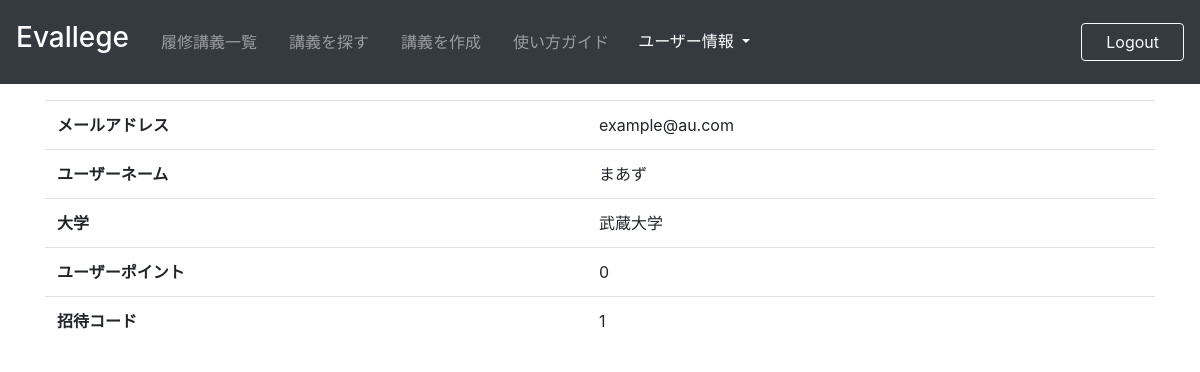
The app's page /user_detail/6/ (signed in) with its own data.
### register/models.py (models this page shows, shortened)
class User(AbstractBaseUser, PermissionsMixin):
    email = models.EmailField(_('email address'), unique=True)
    user_name = models.CharField(_('ユーザーネーム'), max_length=150, blank=False)
    college_name = models.ForeignKey(
                    College, verbose_name='大学名',
                    on_delete=models.PROTECT,blank=False
               )
    lecture_list = models.ManyToManyField(Lecture,through='UserLectureList', verbose_name='履修講義名',blank=True)
    user_point = models.IntegerField(
        verbose_name='ユーザーポイント',
        default=0,
    )
    invi_code = models.CharField('招待コード',max_length=200,blank=False)
    is_staff = models.BooleanField(
        _('staff status'),
        default=False,
        help_text=_(
            'Designates whether the user can log into this admin site.'),
    )
    is_active = models.BooleanField(
        _('active'),
        default=True,
        help_text=_(
            'Designates whether this user should be treated as active. '
            'Unselect this instead of deleting accounts.'
        ),
    )
    date_joined = models.DateTimeField(_('date joined'), default=timezone.now)
    objects = CustomUserManager()
    EMAIL_FIELD = 'email'
    USERNAME_FIELD = 'email'
    REQUIRED_FIELDS = []
    class Meta:
        verbose_name = _('user')
        verbose_name_plural = _('users')

class College(models.Model):
    college_name = models.CharField('大学名',max_length=200,blank=False)
    created_at = models.DateTimeField('作成日', default=timezone.now)
    def __str__(self):
        return self.college_name

### register/views.py (the view)
# urls.py: path('user_detail/<int:pk>/', views.UserDetail.as_view(), name='user_detail'),
class UserDetail(OnlyYouMixin, generic.DetailView):
    model = User
    template_name = 'register/user_detail.html'  # デフォルトユーザーを使う場合に備え、きちんとtemplate名を書く

### register/views.py (called while the page is built)
    def test_func(self):
        user = self.request.user
        return user.pk == self.kwargs['pk'] or user.is_superuser

### register/templates/register/user_detail.html
{% extends "register/base.html" %}
{% block content %}
<table class="table">
    <tbody>
        <tr>
            <th>メールアドレス</th>
            <td>{{ user.email }}</td>
        </tr>
        <tr>
            <th>ユーザーネーム</th>
            <td>{{ user.user_name }}</td>
        </tr>
        <tr>
            <th>大学</th>
            <td>{{ user.college_name }}</td>
        </tr>
        <tr>
            <th>ユーザーポイント</th>
            <td>{{ user.user_point }}</td>
        </tr>
        <tr>
            <th>招待コード</th>
            <td>{{ user.invi_code }}</td>
        </tr>
    </tbody>
</table>
{% endblock %}

### records on screen
User: email "example@au.com", user_name "まあず", college_name "武蔵大学", user_point "0", invi_code "1"
